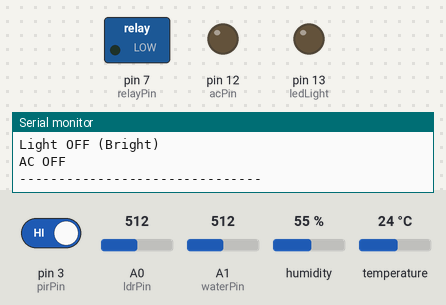
The sketch below on a simulated Arduino Uno, built with avr-gcc and run on an emulated ATmega328P. On the bench: switched loads named in the sketch (green lamp = pin HIGH), output pins drawn as LEDs (lit = HIGH), the last lines printed to the serial monitor. The test bench sets the inputs (shaded band); at power-on: temperature 24 °C, A0 (ldrPin) = 512, A1 (waterPin) = 512, pin 3 (pirPin) HIGH, humidity 55 %.

Above: at 2.9 s.
3.0 s: temperature set to 29.6 °C
5.8 s: temperature set to 30.5 °C
At 6.9 s:
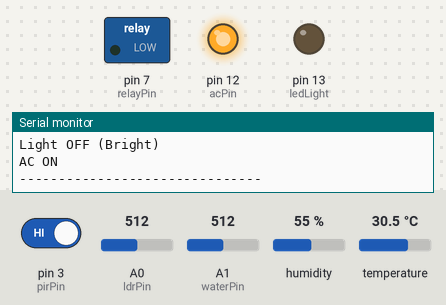
8.6 s: A0 (ldrPin) set to 411
11.8 s: A0 (ldrPin) set to 383
At 14.1 s:
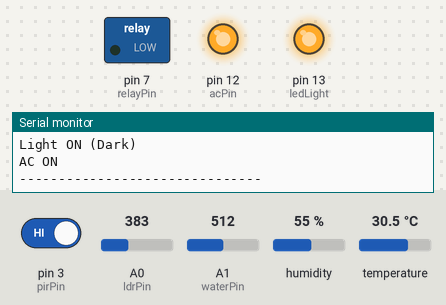
14.6 s: A1 (waterPin) set to 307
17.4 s: A1 (waterPin) set to 287
At 20.2 s:
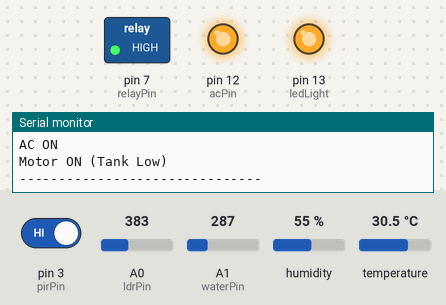
Timing chart, 0 to 21.6 s (numbered marks = the images above; inputs shaded):
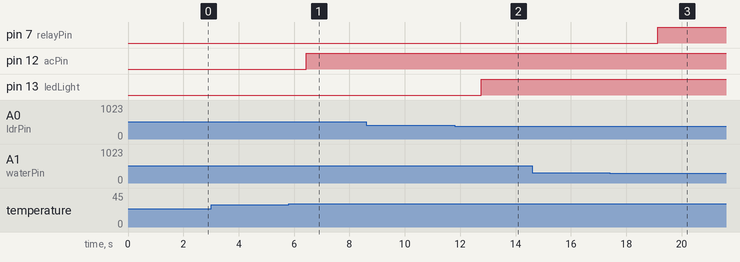

Measured:
- the behaviour switches between 30 and 30.1 °C on temperature (found by bisection; images 0 and 1)
- the behaviour switches between 400 and 399 on A0 (ldrPin) (found by bisection; images 1 and 2)
- the behaviour switches between 300 and 299 on A1 (waterPin) (found by bisection; images 2 and 3)
- after the input at 5.8 s, pin 12 (acPin): LOW → HIGH after 0.63 s
- after the input at 11.8 s, pin 13 (ledLight): LOW → HIGH after 0.97 s
- after the input at 17.4 s, pin 7 (relayPin): LOW → HIGH after 1.7 s

The sketch:

_code_.ino
```cpp
#include "DHT.h"

// -------- DHT SETUP --------
#define DHTPIN 2
#define DHTTYPE DHT22
DHT dht(DHTPIN, DHTTYPE);

// -------- PIN DEFINITIONS --------
int ldrPin = A0;
int waterPin = A1;
int pirPin = 3;

int ledLight = 13;
int acPin = 12;
int buzzer = 8;
int relayPin = 7;

// -------- THRESHOLDS --------
int lightThreshold = 400;
int tempThreshold = 30;
int fireTemp = 45;
int waterLow = 300;
int waterHigh = 700;

void setup() {
  Serial.begin(9600);
  dht.begin();

  pinMode(pirPin, INPUT);
  pinMode(ledLight, OUTPUT);
  pinMode(acPin, OUTPUT);
  pinMode(relayPin, OUTPUT);
}

void loop() {

  // -------- SENSOR READINGS --------
  int lightValue = analogRead(ldrPin);
  int waterLevel = analogRead(waterPin);
  int motion = digitalRead(pirPin);

  float temp = dht.readTemperature();
  float hum = dht.readHumidity();

  // -------- ERROR CHECK --------
  if (isnan(temp) || isnan(hum)) {
    Serial.println("❌ DHT Sensor Error!");
    return;
  }

  // -------- SERIAL DASHBOARD --------
  Serial.println("------ SMART HOME SYSTEM ------");
  Serial.print("Temp: "); Serial.print(temp); Serial.println(" °C");
  Serial.print("Humidity: "); Serial.print(hum); Serial.println(" %");
  Serial.print("Light: "); Serial.println(lightValue);
  Serial.print("Water Level: "); Serial.println(waterLevel);
  Serial.print("Person: "); Serial.println(motion ? "YES" : "NO");

  // -------- 🔥 FIRE DETECTION --------
  if (temp > fireTemp) {
    tone(buzzer, 1000);   // buzzer ON
    Serial.println("🔥 FIRE ALERT!");
  } else {
    noTone(buzzer);       // buzzer OFF
  }

  // -------- 👤 OCCUPANCY CONTROL --------
  if (motion == LOW) {
    digitalWrite(ledLight, LOW);
    digitalWrite(acPin, LOW);
    Serial.println("No Person → Systems OFF");
  }
  else {
    // -------- 💡 SMART LIGHT --------
    if (lightValue < lightThreshold) {
      digitalWrite(ledLight, HIGH);
      Serial.println("Light ON (Dark)");
    } else {
      digitalWrite(ledLight, LOW);
      Serial.println("Light OFF (Bright)");
    }

    // -------- 🌡️ SMART AC --------
    if (temp > tempThreshold) {
      digitalWrite(acPin, HIGH);
      Serial.println("AC ON");
    } else {
      digitalWrite(acPin, LOW);
      Serial.println("AC OFF");
    }
  }

  // -------- 🚰 WATER TANK CONTROL --------
  if (waterLevel < waterLow) {
    digitalWrite(relayPin, HIGH);
    Serial.println("Motor ON (Tank Low)");
  }
  else if (waterLevel > waterHigh) {
    digitalWrite(relayPin, LOW);
    Serial.println("Motor OFF (Tank Full)");
  }

  Serial.println("-------------------------------\n");

  delay(2000);
}
```
